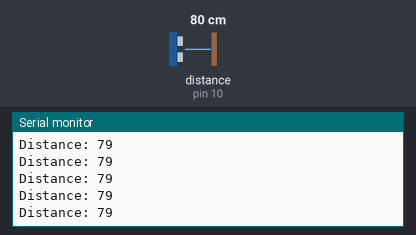
Bench run of a sketch on a simulated Arduino Uno, built with avr-gcc and run on an emulated ATmega328P. On the bench: the last lines printed to the serial monitor. Wiring (inferred from the names in the program): ultrasonic range finder: trigger pin 9; echo pin 10. The inputs (shaded band) are chosen by the test bench; at power-on: distance to the obstacle (sensor on pin 10) 80 cm. The echo pulse lasts 58.3 µs per cm.

Above: at 1.2 s.
1.3 s: distance to the obstacle (sensor on pin 10) set to 2 cm
At 1.38 s:
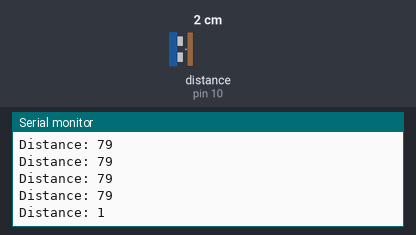
4.3 s: distance to the obstacle (sensor on pin 10) set to 250 cm
At 4.41 s:
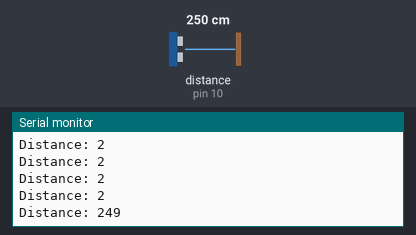
Timing chart, 0 to 7.3 s (numbered marks = the images above; inputs shaded):
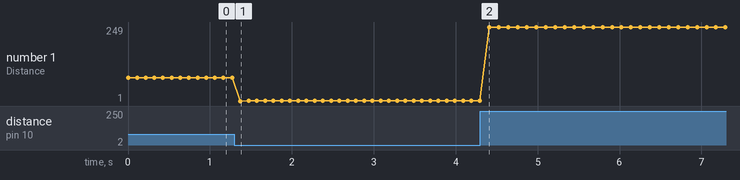

Measured:
- after the input at 1.3 s, the serial monitor: prints a new line after 0.07 s (image 1)
- after the input at 4.3 s, the serial monitor: prints a new line after 0.11 s (image 2)
- plotted number 1: 79 → 2 after the input at 1.3 s

The sketch:

oldn_t.ino
```cpp
int trig = 9;
int echo = 10;
int duration;
int distance;

void setup() {
 pinMode(trig, OUTPUT);
 pinMode(echo, INPUT);
 Serial.begin(9600);
}

void loop() {

 digitalWrite(trig, LOW);
 delayMicroseconds(2);
 digitalWrite(trig, HIGH);
 delayMicroseconds(10);
 digitalWrite(trig, LOW);

duration = pulseIn(echo, HIGH);


distance = (duration*.0343)/2;

 Serial.print("Distance: ");
 Serial.println(distance);
 delay(100);
}
```
